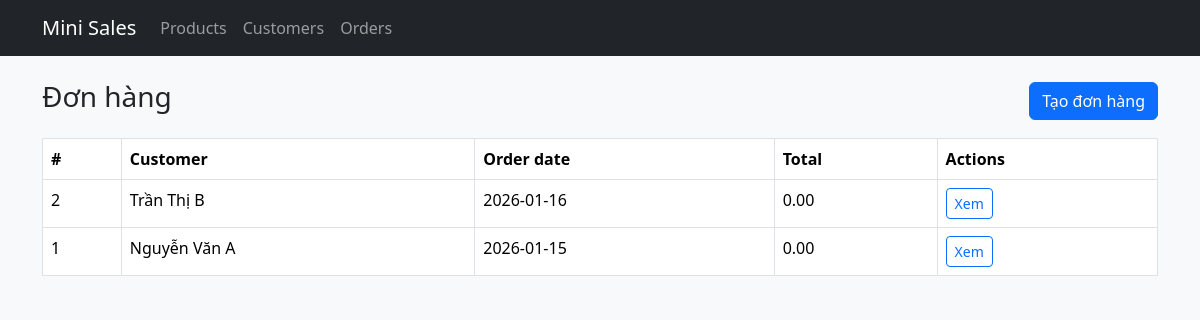
The page /index.php?c=orders&a=index on the database its author committed.
### tables this page shows
CREATE TABLE IF NOT EXISTS orders (
  id INT AUTO_INCREMENT PRIMARY KEY,
  customer_id INT NOT NULL,
  order_date DATE NOT NULL,
  total DECIMAL(12,2) NOT NULL DEFAULT 0,
  FOREIGN KEY (customer_id) REFERENCES customers(id) ON DELETE RESTRICT
);

CREATE TABLE IF NOT EXISTS customers (
  id INT AUTO_INCREMENT PRIMARY KEY,
  full_name VARCHAR(120) NOT NULL,
  email VARCHAR(120),
  phone VARCHAR(20)
);

### app/core/Controller.php (called while the page is built, shortened)
<?php
class Controller
{
    protected function render(string $view, array $data = [])
    {
        extract($data, EXTR_SKIP);
        include APP_PATH . '/views/layout.php';
    }
}

### app/controllers/OrdersController.php (called while the page is built, shortened)
<?php
class OrdersController extends Controller
{
    protected $repo;
    public function __construct()
    {
        $pdo = getPDO();
        $this->repo = new OrderRepository($pdo);
    }
    public function indexAction()
    {
        try {
            $orders = $this->repo->getAll();
            $this->render('orders/index', [
                'orders' => $orders,
                'flash_success' => $this->getFlash('success'),
                'flash_error' => $this->getFlash('error'),
            ]);
        } catch (Exception $e) {
            error_log($e->getMessage());
            $this->setFlash('error', 'Lỗi khi lấy danh sách đơn hàng.');
            $this->render('orders/index', ['orders' => []]);
        }
    }
}

### app/core/Router.php (called while the page is built, shortened)
<?php
class Router
{
    protected $action = 'index';
    public function dispatch()
    {
        $a = $_GET['a'] ?? $this->action;
        $actionName = $a . 'Action';
        $controller = new $controllerName();
        $controller->{$actionName}();
    }
}

### public/index.php (called while the page is built, shortened)
<?php
require_once __DIR__ . '/../app/bootstrap.php';
$router = new Router();
$router->dispatch();

### app/bootstrap.php (called while the page is built, shortened)
<?php
spl_autoload_register(function ($class) {
    $paths = [
        APP_PATH . '/controllers/' . $class . '.php',
        APP_PATH . '/models/' . $class . '.php',
        APP_PATH . '/core/' . $class . '.php',
    ];
    foreach ($paths as $file) {
        if (file_exists($file)) {
            return;
        }
    }
});

### app/models/OrderRepository.php (called while the page is built, shortened)
<?php
class OrderRepository
{
    protected $pdo;
    public function __construct(PDO $pdo)
    {
        $this->pdo = $pdo;
    }
    public function getAll(): array
    {
        $stmt = $this->pdo->query("SELECT o.*, c.full_name as customer_name FROM orders o JOIN customers c ON o.customer_id = c.id ORDER BY o.id DESC");
        return $stmt->fetchAll();
    }
}

### app/views/orders/index.php (the view, shortened to what this page needs)
<div class="d-flex justify-content-between align-items-center mb-3">
  <h3>Đơn hàng</h3>
  <a class="btn btn-primary" href="index.php?c=orders&a=create">Tạo đơn hàng</a>
</div>
<table class="table table-bordered bg-white">
  <thead><tr><th>#</th><th>Customer</th><th>Order date</th><th>Total</th><th>Actions</th></tr></thead>
  <tbody>
    <?php foreach ($orders as $o): ?>
    <tr>
      <td><?= e($o['id']) ?></td>
      <td><?= e($o['customer_name']) ?></td>
      <td><?= e($o['order_date']) ?></td>
      <td><?= e($o['total']) ?></td>
      <td><a class="btn btn-sm btn-outline-primary" href="index.php?c=orders&a=show&id=<?= e($o['id']) ?>">Xem</a></td>
    </tr>
    <?php endforeach; ?>
  </tbody>
</table>

### rows shown on the page
orders: id "2", customer.full_name "Trần Thị B", order_date "2026-01-16", total "0.00"
orders: id "1", customer.full_name "Nguyễn Văn A", order_date "2026-01-15", total "0.00"
